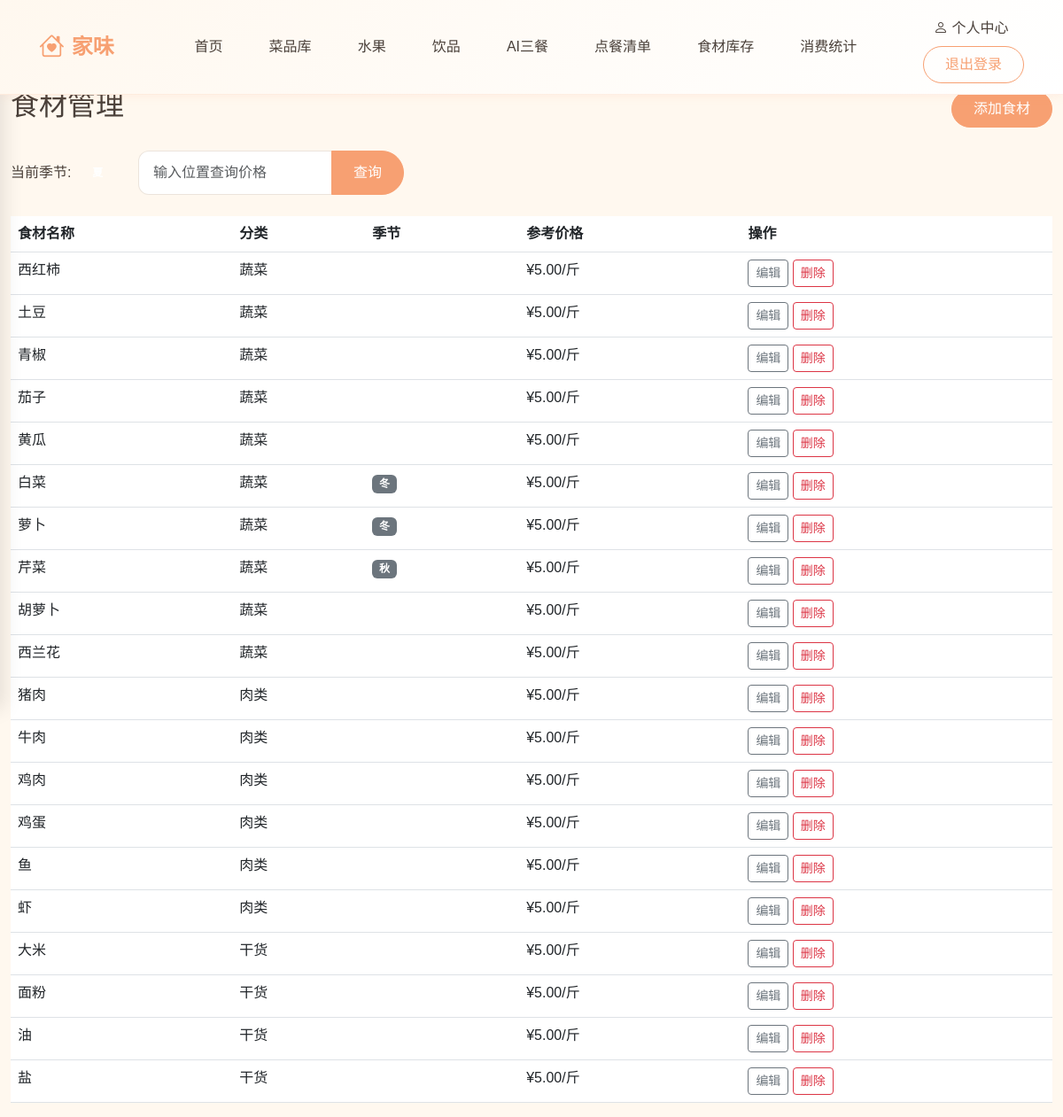
The app's page /materials/ (signed in) with its own data.
### core/models.py (models this page shows, shortened)
class Material(models.Model):
    MATERIAL_TYPES = [
        ('蔬菜', '蔬菜'),
        ('肉类', '肉类'),
        ('水果', '水果'),
        ('干货', '干货'),
    ]
    SEASON_CHOICES = [
        ('春', '春'),
        ('夏', '夏'),
        ('秋', '秋'),
        ('冬', '冬'),
        ('全年', '全年'),
    ]
    id = models.AutoField(primary_key=True)
    name = models.CharField(max_length=50, unique=True, verbose_name='食材名称')
    type = models.CharField(max_length=20, choices=MATERIAL_TYPES, verbose_name='分类')
    season = models.CharField(max_length=20, choices=SEASON_CHOICES, verbose_name='季节')
    price = models.DecimalField(max_digits=6, decimal_places=2, default=5.00, verbose_name='参考单价(元/斤)')
    unit = models.CharField(max_length=20, default='斤', verbose_name='单位')
    class Meta:
        db_table = 'material'
        verbose_name = '食材'
        verbose_name_plural = '食材'

### core/views.py (the view)
# urls.py: path('materials/', views.material_list, name='material_list'),
def material_list(request):
    materials = Material.objects.all()
    seasons = ['春', '夏', '秋', '冬', '全年']
    current_season = get_current_season()
    return render(request, 'material_list.html', {
        'materials': materials,
        'seasons': seasons,
        'current_season': current_season
    })

### core/views.py (called while the page is built)
def get_current_season():
    month = datetime.now().month
    if 3 <= month <= 5:
        return '春'
    elif 6 <= month <= 8:
        return '夏'
    elif 9 <= month <= 11:
        return '秋'
    else:
        return '冬'

### templates/material_list.html (shortened to what this page needs)
{% extends 'base.html' %}
{% block content %}
<div class="d-flex justify-content-between align-items-center mb-4">
    <h2>食材管理</h2>
    {% if user.is_authenticated %}
    <a href="{% url 'material_add' %}" class="btn btn-primary">添加食材</a>
    {% endif %}
</div>
<div class="mb-4">
    <div class="d-flex gap-3 align-items-center">
        当前季节: <span class="badge season-badge">{{ current_season }}</span>
        <div class="input-group" style="width: 300px;">
            <input type="text" id="location-input" class="form-control" placeholder="输入位置查询价格" value="">
            <button class="btn btn-primary" onclick="updatePrices()">查询</button>
        </div>
    </div>
</div>
<table class="table">
    <thead>
        <tr>
            <th>食材名称</th>
            <th>分类</th>
            <th>季节</th>
            <th>参考价格</th>
            <th>操作</th>
        </tr>
    </thead>
    <tbody id="materials-table">
        {% for material in materials %}
        <tr>
            <td>{{ material.name }}</td>
            <td>{{ material.type }}</td>
            <td>
                <span class="badge {% if material.season == current_season or material.season == '全年' %}season-badge{% else %}bg-secondary{% endif %}">
                    {{ material.season }}
                </span>
            </td>
            <td>¥{{ material.price }}/{{ material.unit }}</td>
            <td>
                {% if user.is_authenticated %}
                <a href="{% url 'material_edit' material.id %}" class="btn btn-sm btn-outline-secondary">编辑</a>
                <a href="{% url 'material_delete' material.id %}" class="btn btn-sm btn-outline-danger" onclick="return confirm('确定删除？')">删除</a>
                {% endif %}
            </td>
        </tr>
        {% empty %}
        <tr><td colspan="5" class="text-center text-muted">暂无食材信息</td></tr>
        {% endfor %}
    </tbody>
</table>
{% endblock %}

### templates/base.html (style rules this page uses)
:root { --primary-color: #F7A072; --bg-color: #FFF8EF; --green-color: #94B49F; --danger-color: #E07272; --text-color: #4A403A; --text-light: #88807A; }
body { font-family: "Microsoft YaHei", "PingFang SC", "Source Han Sans SC", sans-serif; background-color: var(--bg-color); color: var(--text-color); margin: 0; padding: 0; min-height: 100vh; }
.btn-primary { background-color: var(--primary-color); border-color: var(--primary-color); color: white; border-radius: 25px; padding: 0.5rem 1.5rem; font-weight: 500; transition: all 0.3s ease; }
.form-control, .form-select { border-radius: 12px; border: 1px solid rgba(74, 64, 58, 0.1); padding: 0.75rem 1rem; transition: all 0.3s ease; }

### records on screen
Material: name "西红柿", type "蔬菜", price "5.00", unit "斤"
Material: name "土豆", type "蔬菜", price "5.00", unit "斤"
Material: name "青椒", type "蔬菜", price "5.00", unit "斤"
Material: name "茄子", type "蔬菜", price "5.00", unit "斤"
Material: name "黄瓜", type "蔬菜", price "5.00", unit "斤"
Material: name "白菜", type "蔬菜", season "冬", price "5.00", unit "斤"
Material: name "萝卜", type "蔬菜", season "冬", price "5.00", unit "斤"
Material: name "芹菜", type "蔬菜", season "秋", price "5.00", unit "斤"
Material: name "胡萝卜", type "蔬菜", price "5.00", unit "斤"
Material: name "西兰花", type "蔬菜", price "5.00", unit "斤"
Material: name "猪肉", type "肉类", price "5.00", unit "斤"
Material: name "牛肉", type "肉类", price "5.00", unit "斤"
Material: name "鸡肉", type "肉类", price "5.00", unit "斤"
Material: name "鸡蛋", type "肉类", price "5.00", unit "斤"
Material: name "鱼", type "肉类", price "5.00", unit "斤"
Material: name "虾", type "肉类", price "5.00", unit "斤"
Material: name "大米", type "干货", price "5.00", unit "斤"
Material: name "面粉", type "干货", price "5.00", unit "斤"
Material: name "油", type "干货", price "5.00", unit "斤"
Material: name "盐", type "干货", price "5.00", unit "斤"
